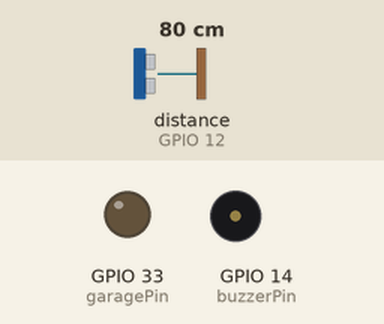
Recording of a sketch running on a simulated ESP32. On the bench: output pins drawn as LEDs (lit = HIGH), buzzer (waves = sounding, pin HIGH). Inputs (shaded band) come from the test bench; at power-on: distance to the obstacle (sensor on GPIO 12) 80 cm. The echo pulse lasts 58.3 µs per cm; WiFi joins after 1.5 s; servers stay silent unless stated; pins used as bus, display or sensor lines are not drawn; what the sketch prints to the serial monitor is not drawn.

Above: at 1.2 s.
1.3 s: distance to the obstacle (sensor on GPIO 12) set to 53 cm
6.5 s: distance to the obstacle (sensor on GPIO 12) set to 47 cm
Timing chart, 0 to 30.4 s (numbered marks = the images above; inputs shaded):
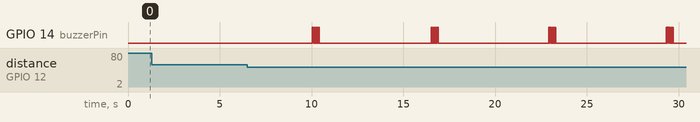

The sketch:

GarageController.ino
```cpp
//MAC Address: bgracias@gmail.com

#include <SimpleTimer.h>
#include <WiFi.h>
#include <esp_now.h>
//#include "RMaker.h"
//#include "WiFi.h"
//#include "WiFiProv.h"
//#include <wifi_provisioning/manager.h>
#define S   OUND_PWM_CHANNEL   0
#define SOUND_RESOLUTION    8 // 8 bit resolution
#define SOUND_ON            (1<<(SOUND_RESOLUTION-1)) // 50% duty cycle
#define SOUND_OFF           0                         // 0% duty cycle

// defines pins numbers
const int echoPin = 12;
const int trigPin = 13;
const int buzzerPin = 14;
const int garagePin=33;
String lastMessageSent="";

String offtxt="off";

//broadcast vars

const char* soft_ap_ssid="esp32";
const char* soft_ap_pwd= "xx";

// defines variables
long duration;
int distance;
int openDistance=50;
const char *service_name = "PROV_12345";
const char *pop = "1234567";

static uint8_t gpio_reset = 0;
SimpleTimer timeToClose;
SimpleTimer timeToCheck;
bool isGarageOpenFlag=false;
bool wifi_connected = 0;
bool doorSensorState=true;
bool timeToClosePaused=false;
void formatMacAddress(const uint8_t *macAddr, char *buffer, int maxLength)
// Formats MAC Address
{
  snprintf(buffer, maxLength, "%02x:%02x:%02x:%02x:%02x:%02x", macAddr[0], macAddr[1], macAddr[2], macAddr[3], macAddr[4], macAddr[5]);
}

void receiveCallback(const uint8_t *macAddr, const uint8_t *data, int dataLen)
// Called when data is received
{
  // Only allow a maximum of 250 characters in the message + a null terminating byte
  char buffer[ESP_NOW_MAX_DATA_LEN + 1];
  int msgLen = min(ESP_NOW_MAX_DATA_LEN, dataLen);
  strncpy(buffer, (const char *)data, msgLen);

  // Make sure we are null terminated
  buffer[msgLen] = 0;

  // Format the MAC address
  char macStr[18];
  formatMacAddress(macAddr, macStr, 18);

  // Send Debug log message to the serial port
  Serial.printf("Received Power message from: %s - %s\n", macStr, buffer);

  // Check switch status
  if (strcmp("on", buffer) == 0)
  {
    doorSensorState = true;
  }
  else if(strcmp("off",buffer) == 0)
  {
    doorSensorState = false;
  }
}


void sentCallback(const uint8_t *macAddr, esp_now_send_status_t status)
// Called when data is sent
{
  char macStr[18];
  formatMacAddress(macAddr, macStr, 18);
  Serial.print("Last Packet Sent to: ");
  Serial.println(macStr);
  Serial.print("Last Packet Send Status: ");
  Serial.println(status == ESP_NOW_SEND_SUCCESS ? "Delivery Success" : "Delivery Fail");
}

void broadcast(const String &message)
// Emulates a broadcast
{
  Serial.println("Broadcasting...");

  // Broadcast a message to every device in range
  //uint8_t broadcastAddress[] = {0xFF, 0xFF, 0xFF, 0xFF, 0xFF, 0xFF};
  uint8_t broadcastAddress[] = {0xF0, 0x08, 0xD1, 0xD1, 0x8E, 0xCC};

  esp_now_peer_info_t peerInfo = {};
  memcpy(&peerInfo.peer_addr, broadcastAddress, 6);
  if (!esp_now_is_peer_exist(broadcastAddress))
  {
    esp_now_add_peer(&peerInfo);
  }
  // Send message
  esp_err_t result = esp_now_send(broadcastAddress, (const uint8_t *)message.c_str(), message.length());

  // Print results to serial monitor
  if (result == ESP_OK)
  {
    Serial.println("Broadcast message success");
    lastMessageSent=message;
  }
  else if (result == ESP_ERR_ESPNOW_NOT_INIT)
  {
    Serial.println("ESP-NOW not Init.");
  }
  else if (result == ESP_ERR_ESPNOW_ARG)
  {
    Serial.println("Invalid Argument");
  }
  else if (result == ESP_ERR_ESPNOW_INTERNAL)
  {
    Serial.println("Internal Error");

  }
  else if (result == ESP_ERR_ESPNOW_NO_MEM)
  {
    Serial.println("ESP_ERR_ESPNOW_NO_MEM");
  }
  else if (result == ESP_ERR_ESPNOW_NOT_FOUND)
  {
    Serial.println("Peer not found.");
  }
  else
  {
    Serial.println("Unknown error");
  }
}
void setup()
{
  Serial.begin(9600);
  doorSensorState=true;

  timeToCheck.setInterval(5000);

  timeToClose.setInterval(1000*180);
  timeToClosePaused=false;
  //delay(5000);
  isGarageOpenFlag=false;


  pinMode(buzzerPin,OUTPUT);//initialize the buzzer pin as an output
  pinMode(trigPin, OUTPUT); // Sets the trigPin as an Output
  pinMode(echoPin, INPUT); // Sets the echoPin as an Input
  pinMode(garagePin,OUTPUT);
  // Set ESP32 in STA mode to begin with
  //WiFi.mode(WIFI_STA);
  //WiFi.mode(WIFI_MODE_APSTA);
   WiFi.mode(WIFI_AP_STA);
  WiFi.softAP(soft_ap_ssid,soft_ap_pwd,1);
  Serial.println("ESP32 wifi softAP ip ");
  Serial.println(WiFi.softAPIP());
  Serial.print("Station IP Address: ");
  Serial.println(WiFi.localIP());
  Serial.print("Wi-Fi Channel: ");
  Serial.println(WiFi.channel());
  Serial.print("MAC Address: ");
  Serial.println(WiFi.macAddress());
  // Disconnect from WiFi
  WiFi.disconnect();
  // Initialize ESP-NOW
  if (esp_now_init() == ESP_OK)
  {
    Serial.println("ESP-NOW Init Success");
    esp_now_register_recv_cb(receiveCallback);
    esp_now_register_send_cb(sentCallback);
  }
  else
  {
    Serial.println("ESP-NOW Init Failed");
    delay(3000);
    ESP.restart();
  }
}
bool IsGarageOpen()
{
  // Clears the trigPin
  digitalWrite(trigPin, LOW);
  delayMicroseconds(2);
  // Sets the trigPin on HIGH state for 10 micro seconds
  digitalWrite(trigPin, HIGH);
  delayMicroseconds(10);
  digitalWrite(trigPin, LOW);
  // Reads the echoPin, returns the sound wave travel time in microseconds
  duration = pulseIn(echoPin, HIGH);
  // Calculating the distance
  Serial.printf("Distance:");
  Serial.println(distance);
  distance= duration*0.034/2;
  if(distance > 0 && distance < openDistance)
  {
    return true;
  }
  else
  {
    return false;
  }

}
void CloseGarage()
{
    digitalWrite(garagePin,HIGH);
    delay(1000);
    digitalWrite(garagePin,LOW);
}
void Buzz(bool oneshot)
{
  int j=0;
  int jtimes=5;
  if(oneshot)
  {
    jtimes=1;
  }

  while(j++<jtimes)
  {
     int i=0;

    while(i++<10)
    {
      digitalWrite(buzzerPin,HIGH);
      delay(20);//wait for 1ms
      digitalWrite(buzzerPin,LOW);
      delay(20);//wait for 1ms
    }
    delay(1000);
  }

}

void loop()
{
  if (timeToCheck.isReady() ) {
    if(doorSensorState){
      Serial.println("Checking distance");

      if(IsGarageOpen())
      {
        Buzz(true);

        if(!isGarageOpenFlag)
        {
          Serial.println("Garage is Open timer set");
          broadcast("on");

          timeToClose.reset();
          timeToClosePaused=false;
          isGarageOpenFlag=true;
        }
        else
        {
          if(timeToClose.isReady() && doorSensorState && isGarageOpenFlag && !timeToClosePaused)
          {
            Serial.println("Garage closing");
            broadcast("warn");
            Buzz(false);
            delay(5000);

            CloseGarage();
            broadcast("off");
            delay(500);
            isGarageOpenFlag=false;
            timeToClosePaused=true;
          }
        }
      }
      else
      {
        //safer to keep false when errorneously triggered
        Serial.println("Forcing cancellation,if any. Curent isgarageopenFlag is ");
        Serial.println(isGarageOpenFlag);
        if(isGarageOpenFlag){
          Serial.println("Garage is Open timer set");
          if(lastMessageSent!=offtxt)
            broadcast("off");
          //timeToClose.reset();
          isGarageOpenFlag=false;
        }
      }


    }
    else
    {
          Serial.println("Garage Sensor is overridden. Not doing anything.");
    }
    timeToCheck.reset();
  }

}
```

Measured:
- after the input at 1.3 s, every drawn part: stays the same
- after the input at 6.5 s, GPIO 14 (buzzerPin): LOW → HIGH after 3.5 s, then repeats every 6.5 s: 9 × (LOW 0.02 s, HIGH 0.02 s), LOW 6.1 s, HIGH 0.02 s
